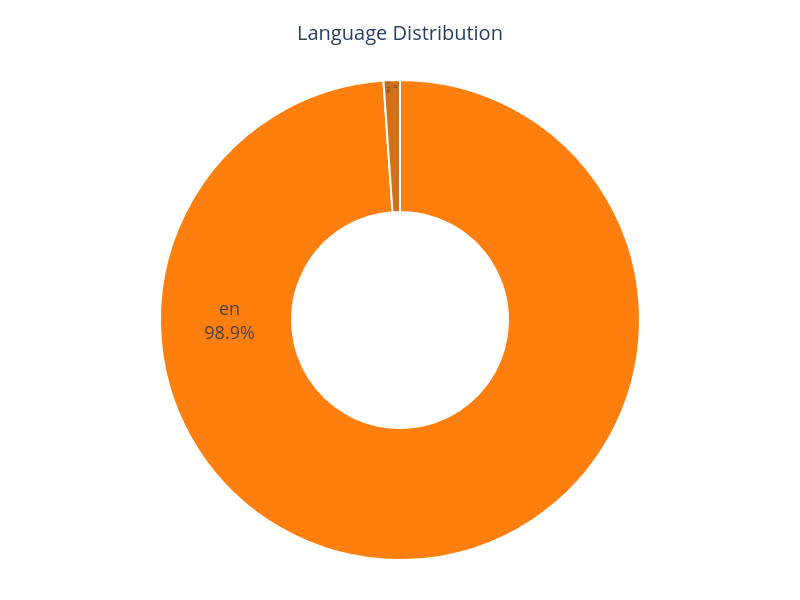

Notebook cell for this chart:
### Code cell
import plotly.graph_objects as go

lang_counts = df['lang'].value_counts()

fig = go.Figure(data=[go.Pie(
    labels=lang_counts.index,
    values=lang_counts.values,
    hole=0.45, 
    marker=dict(
        colors=["#ff7f0e", "#d2701a", "#ffcf0e", "#ffdb70"],
        line=dict(color='#ffffff', width=2)  
    ),
    textinfo='label+percent',      
    textposition='inside',         
    insidetextorientation='radial' 
)])

# 3. Impostazioni di Layout
fig.update_layout(
    title=dict(
        text="Language Distribution",
        x=0.5, # Centra il titolo
        font=dict(size=20)
    ),
    template="plotly_white",
    font=dict(size=18),
    showlegend=False, 
    margin=dict(t=80, b=40, l=40, r=40),
    width=800,
    height=600
)

fig.show()

### Figure 1 — Plotly figure (JSON) as saved in the notebook; plotly's stock layout.template omitted (floating-point values rounded to 4 significant figures)
{"data": [{"hole": 0.45, "insidetextorientation": "radial", "labels": ["en", "it"], "marker": {"colors": ["#ff7f0e", "#d2701a", "#ffcf0e", "#ffdb70"], "line": {"color": "#ffffff", "width": 2}}, "textinfo": "label+percent", "textposition": "inside", "type": "pie", "values": [74334, 827]}], "layout": {"font": {"size": 18}, "height": 600, "margin": {"b": 40, "l": 40, "r": 40, "t": 80}, "showlegend": false, "title": {"font": {"size": 20}, "text": "Language Distribution", "x": 0.5}, "width": 800}}
